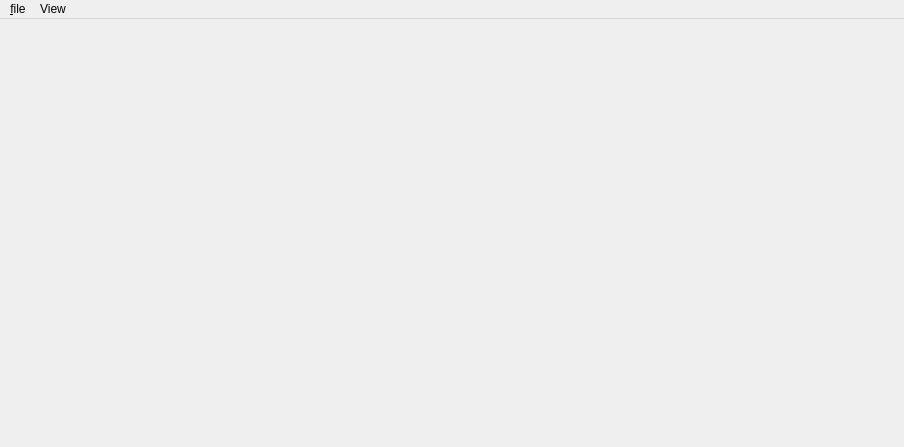
<?xml version="1.0" encoding="UTF-8"?>
<ui version="4.0">
 <class>MainWindow</class>
 <widget class="QMainWindow" name="MainWindow">
  <property name="geometry">
   <rect>
    <x>0</x>
    <y>0</y>
    <width>904</width>
    <height>447</height>
   </rect>
  </property>
  <property name="windowTitle">
   <string>MainWindow</string>
  </property>
  <widget class="QWidget" name="centralWidget"/>
  <widget class="QMenuBar" name="menuBar">
   <property name="geometry">
    <rect>
     <x>0</x>
     <y>0</y>
     <width>904</width>
     <height>20</height>
    </rect>
   </property>
   <widget class="QMenu" name="menu_file">
    <property name="title">
     <string>&amp;file</string>
    </property>
    <addaction name="actionNewSet"/>
    <addaction name="actionTake_Pattern_From_File"/>
    <addaction name="actionTake_Pattern_From_Drictory"/>
   </widget>
   <widget class="QMenu" name="menuView">
    <property name="title">
     <string>View</string>
    </property>
    <addaction name="actionView_Set"/>
    <addaction name="actionView_Pattern"/>
    <addaction name="actionView_Virus"/>
    <addaction name="actionView_Check"/>
   </widget>
   <addaction name="menu_file"/>
   <addaction name="menuView"/>
  </widget>
  <action name="actionNewSet">
   <property name="text">
    <string>NewSet</string>
   </property>
  </action>
  <action name="actionTake_Pattern_From_File">
   <property name="text">
    <string>Take Pattern From File</string>
   </property>
  </action>
  <action name="actionTake_Pattern_From_Drictory">
   <property name="text">
    <string>Take Pattern From Drictory</string>
   </property>
  </action>
  <action name="actionView_Set">
   <property name="text">
    <string>View Set</string>
   </property>
  </action>
  <action name="actionView_Pattern">
   <property name="text">
    <string>View Pattern</string>
   </property>
  </action>
  <action name="actionView_Virus">
   <property name="text">
    <string>View Virus</string>
   </property>
  </action>
  <action name="actionView_Check">
   <property name="text">
    <string>View Checksum</string>
   </property>
  </action>
 </widget>
 <layoutdefault spacing="6" margin="11"/>
 <resources/>
 <connections/>
</ui>
